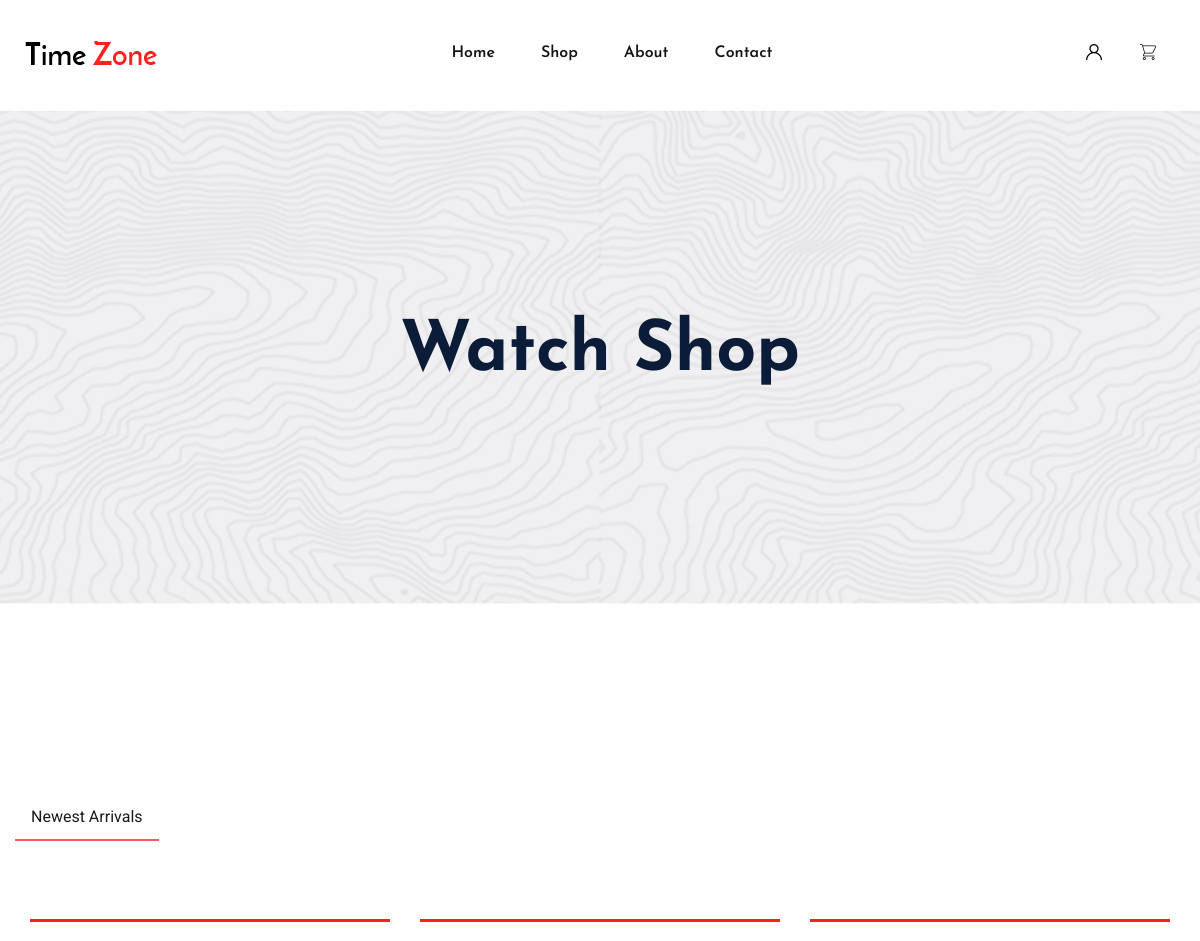
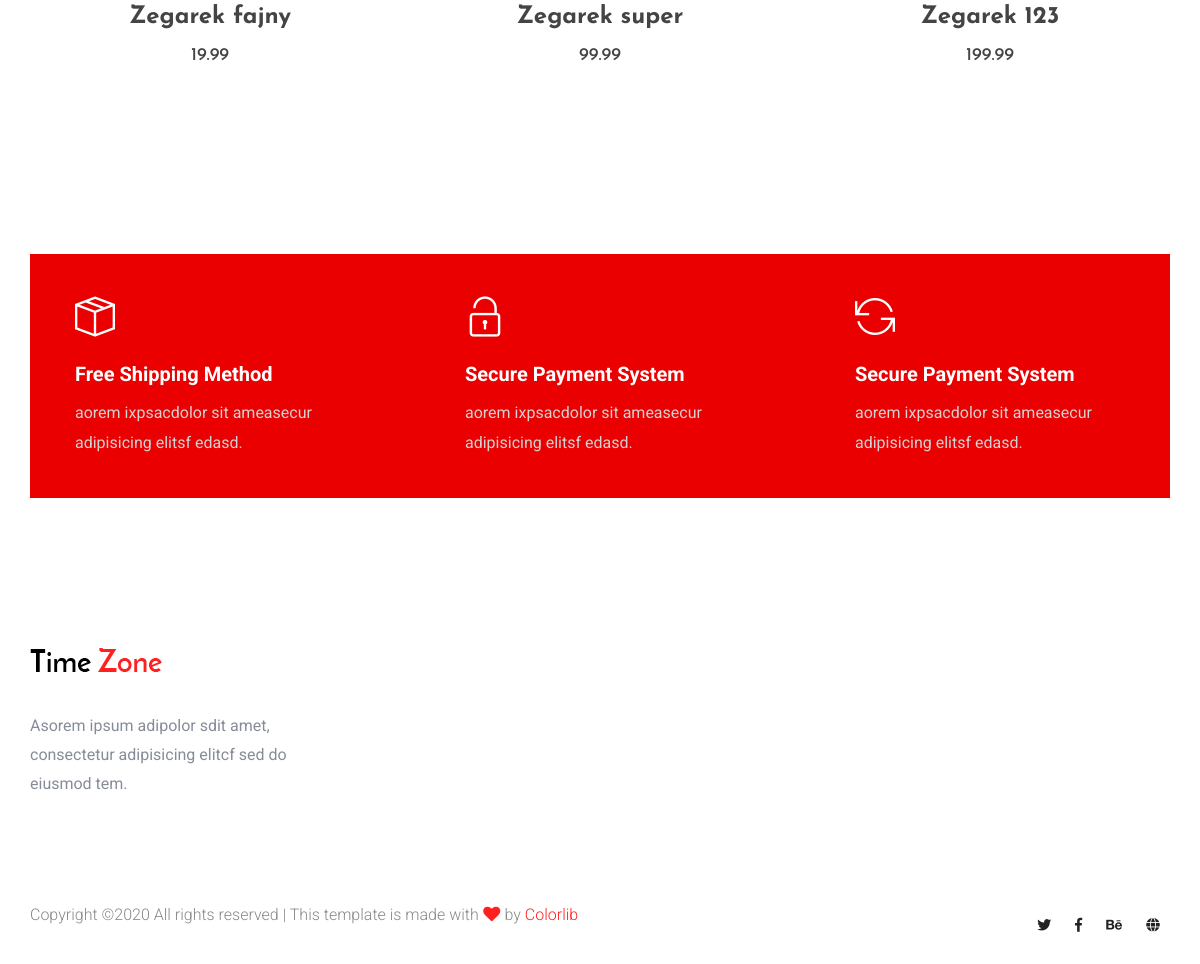
The app's page /shop/shop.php with its own data (2 pictures, top to bottom).
### tables this page shows
CREATE TABLE `products` (
  `id_product` int(11) NOT NULL,
  `title` varchar(50) NOT NULL,
  `description` varchar(500) NOT NULL,
  `Price` varchar(10) NOT NULL,
  `Stock` int(11) NOT NULL,
  `img` varchar(1000) NOT NULL
);

### shop/shop.php (the view, shortened to what this page needs)
<?php
	require_once "connect.php";
	try{
		$connection = @new mysqli($host, $db_user, $db_password, $db_name, $port);
		if($connection->connect_errno!=0){
			throw new Exception(mysqli_connect_errno());
		}
		else {
			$sql = "SELECT * FROM products";
			$result = mysqli_query($connection, $sql);
			if(mysqli_num_rows($result) >0){
			?>
<!doctype html>
<html class="no-js" lang="zxx">
<head>
        <link rel="stylesheet" href="assets/css/bootstrap.min.css">
        <link rel="stylesheet" href="assets/css/owl.carousel.min.css">
        <link rel="stylesheet" href="assets/css/flaticon.css">
        <link rel="stylesheet" href="assets/css/slicknav.css">
        <link rel="stylesheet" href="assets/css/animate.min.css">
        <link rel="stylesheet" href="assets/css/magnific-popup.css">
        <link rel="stylesheet" href="assets/css/fontawesome-all.min.css">
        <link rel="stylesheet" href="assets/css/themify-icons.css">
        <link rel="stylesheet" href="assets/css/slick.css">
        <link rel="stylesheet" href="assets/css/nice-select.css">
        <link rel="stylesheet" href="assets/css/style.css">
		<link rel="stylesheet" href="assets/css/ownstyle.css">
</head>
<body>
    <header>
        <div class="header-area">
            <div class="main-header header-sticky">
                <div class="container-fluid">
                    <div class="menu-wrapper">
                        <div class="logo">
                            <a href="index.php"><img src="assets/img/logo/logo.png" alt=""></a>
                        </div>
                        <div class="main-menu d-none d-lg-block">
                            <nav>
                                <ul id="navigation">
                                    <li><a href="index.php">Home</a></li>
                                    <li><a href="shop.php">shop</a></li>
                                    <li><a href="about.php">about</a></li>
                                    <li><a href="contact.php">Contact</a></li>
                                </ul>
                            </nav>
                        </div>
                        <div class="header-right">
                            <ul>
                                <?php
									if((isset($_SESSION['logged'])) && ($_SESSION['logged']==true)){
										echo '<li>  <p>Welcome '.$_SESSION['first'].' </p></li>
											<li> <a href="logout.php" style="color:black">Logout</a></li>
										';
									} else {
									echo '<li> <a href="login.php"><span class="flaticon-user"></span></a></li>';
									}
								?>
                                <li><a href="cart.php"><span class="flaticon-shopping-cart"></span></a> </li>
                            </ul>
                        </div>
                    </div>
                    <div class="col-12">
                    </div>
                </div>
            </div>
        </div>
    </header>
    <main>
        <div class="slider-area ">
            <div class="single-slider slider-height2 d-flex align-items-center">
                <div class="container">
                    <div class="row">
                        <div class="col-xl-12">
                            <div class="hero-cap text-center">
                                <h2>Watch Shop</h2>
                            </div>
                        </div>
                    </div>
                </div>
            </div>
        </div>
        <section class="popular-items latest-padding">
            <div class="container">
                <div class="row product-btn justify-content-between mb-40">
                    <div class="properties__button">
                        <nav>
                            <div class="nav nav-tabs" id="nav-tab" role="tablist">
                                <a class="nav-item nav-link active" id="nav-home-tab" data-toggle="tab"  role="tab" aria-controls="nav-home" aria-selected="true">Newest Arrivals</a>
                            </div>
                        </nav>
                    </div>
                </div>
                <div class="tab-content" id="nav-tabContent">
                    <div class="tab-pane fade show active" id="nav-home" role="tabpanel" aria-labelledby="nav-home-tab">
                        <div class="row">
						<?php
							while($row = mysqli_fetch_array($result)){
						?>
                            <div class="col-xl-4 col-lg-4 col-md-6 col-sm-6">
                                <div class="single-popular-items mb-50 text-center">
                                    <div class="popular-img">
                                    </div>
                                    <div class="popular-caption">
                                        <h3><a href="product_details.php?id=<?php echo $row['id_product'] ?>" name="details"><?php echo $row['title'] ?></a></h3>
                                        <span><?php echo $row['Price'] ?></span>
                                    </div>
                                </div>
                            </div>
							<?php
											}
										}
									}
								} catch (Exception $e){
									echo 'Server error';
									echo $e;
								}
							?>
                        </div>
                    </div>
                </div>
            </div>
        </section>
        <div class="shop-method-area">
            <div class="container">
                <div class="method-wrapper">
                    <div class="row d-flex justify-content-between">
                        <div class="col-xl-4 col-lg-4 col-md-6">
                            <div class="single-method mb-40">
                                <i class="ti-package"></i>
                                <h6>Free Shipping Method</h6>
                                <p>aorem ixpsacdolor sit ameasecur adipisicing elitsf edasd.</p>
                            </div>
                        </div>
                        <div class="col-xl-4 col-lg-4 col-md-6">
                            <div class="single-method mb-40">
                                <i class="ti-unlock"></i>
                                <h6>Secure Payment System</h6>
                                <p>aorem ixpsacdolor sit ameasecur adipisicing elitsf edasd.</p>
                            </div>
                        </div>
                        <div class="col-xl-4 col-lg-4 col-md-6">
                            <div class="single-method mb-40">
                                <i class="ti-reload"></i>
                                <h6>Secure Payment System</h6>
                                <p>aorem ixpsacdolor sit ameasecur adipisicing elitsf edasd.</p>
                            </div>
                        </div>
                    </div>
                </div>
            </div>
        </div>
    </main>
    <footer>
        <div class="footer-area footer-padding">
            <div class="container">
                <div class="row d-flex justify-content-between">
                    <div class="col-xl-3 col-lg-3 col-md-5 col-sm-6">
                        <div class="single-footer-caption mb-50">
                            <div class="single-footer-caption mb-30">
                                <div class="footer-logo">
                                    <a href="index.php"><img src="assets/img/logo/logo2_footer.png" alt=""></a>
                                </div>
                                <div class="footer-tittle">
                                    <div class="footer-pera">
                                        <p>Asorem ipsum adipolor sdit amet, consectetur adipisicing elitcf sed do eiusmod tem.</p>
                                </div>
                                </div>
                            </div>
                        </div>
                    </div>
                </div>
                <div class="row align-items-center">
                    <div class="col-xl-7 col-lg-8 col-md-7">
                        <div class="footer-copy-right">
                            <p>
  Copyright &copy;<script>document.write(new Date().getFullYear());</script> All rights reserved | This template is made with <i class="fa fa-heart" aria-hidden="true"></i> by <a href="https://colorlib.com" target="_blank">Colorlib</a>
  </p>
                        </div>
                    </div>
                    <div class="col-xl-5 col-lg-4 col-md-5">
                        <div class="footer-copy-right f-right">
                            <div class="footer-social">
                                <a href="#"><i class="fab fa-twitter"></i></a>
                                <a href="https://www.facebook.com/sai4ull"><i class="fab fa-facebook-f"></i></a>
                                <a href="#"><i class="fab fa-behance"></i></a>
                                <a href="#"><i class="fas fa-globe"></i></a>
                            </div>
                        </div>
                    </div>
                </div>
            </div>
        </div>
    </footer>
</body>
</html>

### records on screen
products: title "Zegarek fajny", Price "19.99"
products: title "Zegarek super", Price "99.99"
products: title "Zegarek 123", Price "199.99"
